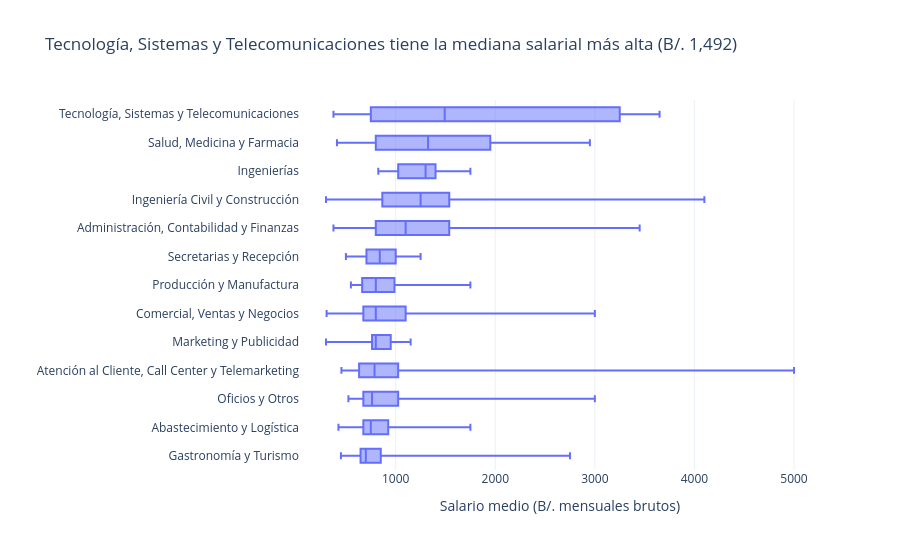

Source (notebook cell):
### Markdown cell above
### 7.5 Comparaciones entre grupos
Salario por área, quién publica salario según el nivel y requisitos por nivel. Solo se comparan los salarios de las áreas con al menos `MIN_AVISOS_SALARIO` avisos con salario (`n_suficiente` en `t4`).

### Code cell
# Salario por área (solo áreas con suficientes salarios)
areas_comparables = t4_salario_area[t4_salario_area["n_suficiente"]].sort_values("salario_mediana", ascending=False)
datos_area = con_salario[con_salario["area"].isin(areas_comparables["area"])]
mas_alta, mas_baja = areas_comparables.iloc[0], areas_comparables.iloc[-1]

fig = px.box(datos_area, x="salario_medio", y="area", points=False,
             category_orders={"area": list(areas_comparables["area"])},
             title=f"{mas_alta['area']} tiene la mediana salarial más alta (B/. {mas_alta['salario_mediana']:,.0f})",
             labels={"salario_medio": "Salario medio (B/. mensuales brutos)", "area": ""})
fig.update_layout(height=550)
fig.show()

interpretar(f"Entre las {len(areas_comparables)} áreas con al menos {MIN_AVISOS_SALARIO} salarios, la mediana va de "
            f"B/. {mas_baja['salario_mediana']:,.0f} ({mas_baja['area']}) a B/. {mas_alta['salario_mediana']:,.0f} "
            f"({mas_alta['area']}): {mas_alta['salario_mediana'] / mas_baja['salario_mediana']:.1f} veces más "
            f"(n = {len(datos_area)} avisos con salario).", "7.5", fig)

### Figure 1 — Plotly figure (JSON) as saved in the notebook; plotly's stock layout.template omitted (floating-point values rounded to 4 significant figures; data arrays with more than 128 entries replaced by an {"elided": "..."} marker saying what was removed)
{"data": [{"alignmentgroup": "True", "boxpoints": false, "hovertemplate": "Salario medio (B/. mensuales brutos)=%{x}<br>=%{y}<extra></extra>", "legendgroup": "", "marker": {"color": "#636efa"}, "name": "", "notched": false, "offsetgroup": "", "orientation": "h", "showlegend": false, "type": "box", "x": {"elided": "397 float values"}, "x0": " ", "xaxis": "x", "y": {"elided": "397 str values"}, "y0": " ", "yaxis": "y"}], "layout": {"boxmode": "group", "height": 550, "legend": {"tracegroupgap": 0}, "title": {"text": "Tecnología, Sistemas y Telecomunicaciones tiene la mediana salarial más alta (B/. 1,492)"}, "xaxis": {"anchor": "y", "domain": [0, 1], "title": {"text": "Salario medio (B/. mensuales brutos)"}}, "yaxis": {"anchor": "x", "categoryarray": ["Gastronomía y Turismo", "Abastecimiento y Logística", "Oficios y Otros", "Atención al Cliente, Call Center y Telemarketing", "Marketing y Publicidad", "Comercial, Ventas y Negocios", "Producción y Manufactura", "Secretarias y Recepción", "Administración, Contabilidad y Finanzas", "Ingeniería Civil y Construcción", "Ingenierías", "Salud, Medicina y Farmacia", "Tecnología, Sistemas y Telecomunicaciones"], "categoryorder": "array", "domain": [0, 1], "title": {"text": ""}}}}
